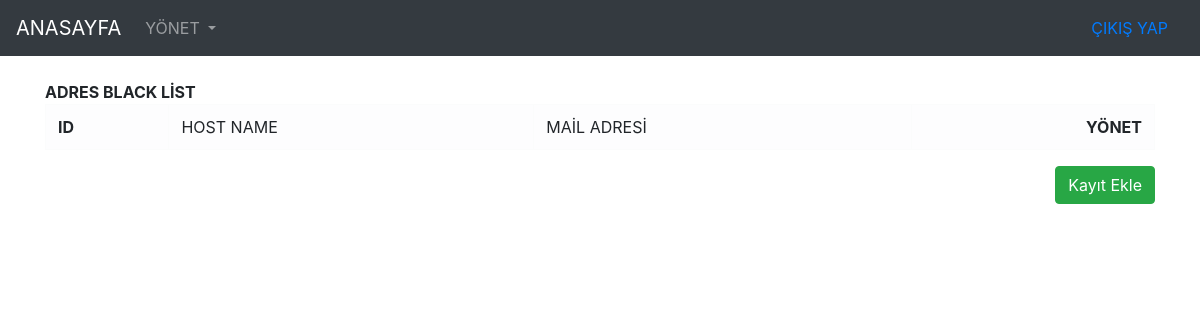
The page /adresblacklist.php on the database as committed earlier.
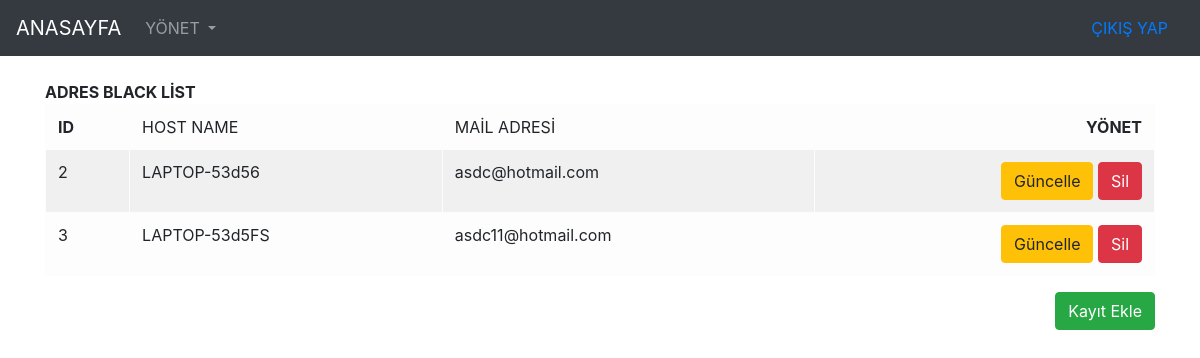
The same page on the database as committed later.
### tables this page shows
CREATE TABLE `adresblacklist` (
  `ID` int(20) NOT NULL,
  `HostName` varchar(50) NOT NULL,
  `MailAdresi` varchar(100) NOT NULL,
  `EklenmeTarihi` timestamp NOT NULL DEFAULT current_timestamp(),
  `Ekleyen` varchar(20) NOT NULL,
  `Duzenleyen` varchar(20) NOT NULL,
  `Silindi` bit(10) NOT NULL,
  `Silen` int(10) NOT NULL
);

### adresblacklist.php (the view, shortened to what this page needs)
<?php
include("inc/db.php");
include("inc/header.php");
include('inc/navbar.php');
?>
<form method="post" action="#">
<br><div class="container">
	  <div class="row justify-content-center">
		<div class="col">
		 <table class="table table-bordered table-striped table-light">
			<tr colspan = 5 ><b>ADRES BLACK LİST</tr>
			<tr>
			 <td><b>ID</td>
			 <td>HOST NAME</td>
			  <td>MAİL ADRESİ</td>
			 <td class="text-right"><b>YÖNET</td>
			 </tr>
			 <?php
			$query = $baglan->prepare("SELECT * FROM adresblacklist");
			 $query->execute();
			 $result=$query-> fetchAll(PDO::FETCH_OBJ);
			 foreach($result as $row){?>
			 	<tr>
			 	<td><?= $row->ID ?></td>
			 	<td><?= $row->HostName ?></td>
				<td><?= $row->MailAdresi ?></td>
			 	<td class="text-right">
					<a href="adresblacklistduzenle.php?islem=guncelle&id=<?= $row->ID ?> " class="btn btn-warning">Güncelle</a>
					<a href="adresblacklistduzenle.php?islem=sil&id=<?= $row->ID ?> " class="btn btn-danger">Sil</a>
				</td>
			    </tr>
			 <?php } ?>
			</table>
			<div class ="text-right">
			<a href="adresblacklistduzenle.php?islem=ekle" class="btn btn-success">Kayıt Ekle</a>
		  </div></div>
	  </div>
	</div>

Rows that differ between the two databases and show on the page:
added adresblacklist: ID "2", HostName "LAPTOP-53d56", MailAdresi "asdc@hotmail.com"
added adresblacklist: ID "3", HostName "LAPTOP-53d5FS", MailAdresi "asdc11@hotmail.com"
